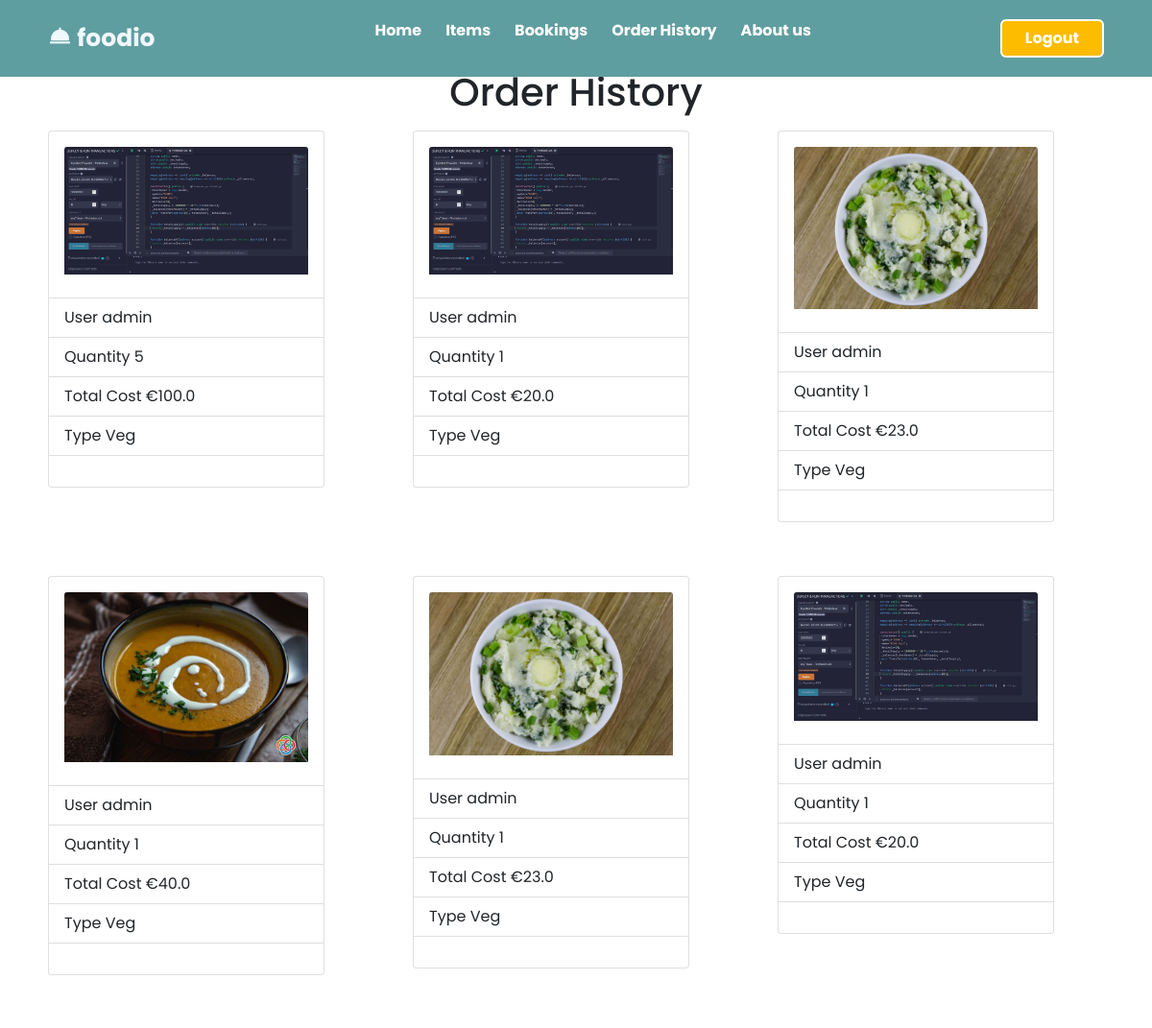
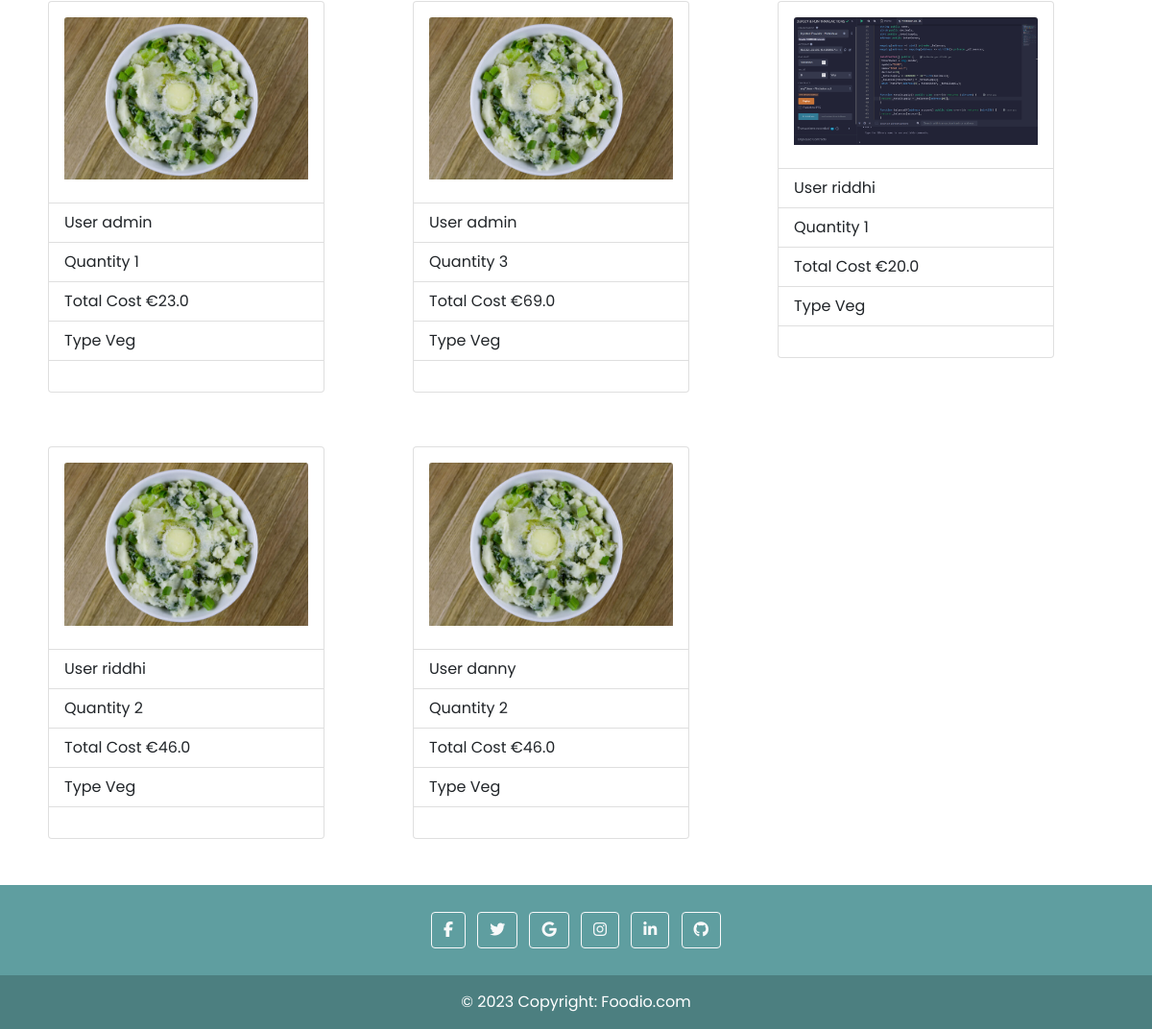
Screenshot of /bookings/orderhistory (signed in) with the database file from the repository (2 pictures, top to bottom).
### bookings/models.py (models this page shows, shortened)
class Bookorders(models.Model):
    user_id=models.ForeignKey(User,on_delete=models.CASCADE)
    item_id=models.ForeignKey(Items,on_delete=models.CASCADE)
    bookingdate= models.DateTimeField()
    quantity=models.IntegerField()
    total_cost=models.FloatField(null=True,blank=True)
    booking_status= models.BooleanField()

### items/models.py (models this page shows, shortened)
class Items(models.Model):
    item_name= models.CharField(max_length=100)
    item_price= models.IntegerField()
    item_description= models.CharField(max_length=100)
    item_isveg= models.BooleanField()
    item_img = models.ImageField(upload_to='static/photos/',default=None)

### bookings/views.py (the view)
# urls.py: path('orderhistory', views.order_history, name='orderhistory'),
@login_required
def order_history(request):
    if request.user.username == 'admin':
        data=Bookorders.objects.filter(booking_status=True)
    else:
        data=Bookorders.objects.filter(booking_status=True, user_id=request.user.id)
    return render(request , 'bookings/history.html',{'orders':data})

### templates/bookings/history.html (shortened to what this page needs)
{% extends 'base.html' %}
{% block body %}
{% load static %}
<div class="container">
    <h1 style=" text-align: center; ">Order History</h1>
    <div class="row row-cols-10 row-cols-md-3">
        {% for order in orders %}
        <div class="col mb-4">
            <div class="d-flex mb-3">
                <div class="p-2">
                    <div class="card" style="width: 18rem;">
                        <div class="card-body">
                            <img src="/{{ order.item_id.item_img }}" style="width: 100%;height: auto;"
                                class=" card-img-top" alt="{{ order.item_id.item_img }}">
                        </div>
                        <ul class="list-group list-group-flush">
                            <li class="list-group-item">User {{ order.user_id }}</li>
                            <li class="list-group-item">Quantity {{ order.quantity }}</li>
                            <li class="list-group-item">Total Cost €{{ order.total_cost }} </li>
                            <li class="list-group-item">Type
                                {% if order.item_id.item_isveg %}
                                {{ "Veg" }}
                                {% else %}
                                {{ "Non-Veg" }}
                                {% endif %}
                            </li>
                        </ul>
                        <div class="card-body">
                        </div>
                    </div>
                </div>
            </div>
        </div>
        {% endfor %}
    </div>
</div>
{% endblock %}

### static/css/style.css (style rules this page uses)
* { font-family: 'Poppins', sans-serif; margin:0; padding:0; box-sizing:border-box; }

### templates/includes/header.html (style rules this page uses)
* { font-family: 'Poppins', sans-serif; margin:0; padding:0; box-sizing:border-box; }

### rows the page displays
Bookorders: item_id.item_img (picture), user_id "admin", quantity "5", total_cost "100.0", value "Veg"
Bookorders: item_id.item_img (picture), user_id "admin", quantity "1", total_cost "20.0", value "Veg"
Bookorders: item_id.item_img (picture), user_id "admin", quantity "1", total_cost "23.0", value "Veg"
Bookorders: item_id.item_img (picture), user_id "admin", quantity "1", total_cost "40.0", value "Veg"
Bookorders: item_id.item_img (picture), user_id "admin", quantity "1", total_cost "23.0", value "Veg"
Bookorders: item_id.item_img (picture), user_id "admin", quantity "1", total_cost "20.0", value "Veg"
Bookorders: item_id.item_img (picture), user_id "admin", quantity "1", total_cost "23.0", value "Veg"
Bookorders: item_id.item_img (picture), user_id "admin", quantity "3", total_cost "69.0", value "Veg"
Bookorders: item_id.item_img (picture), user_id "riddhi", quantity "1", total_cost "20.0", value "Veg"
Bookorders: item_id.item_img (picture), user_id "riddhi", quantity "2", total_cost "46.0", value "Veg"
Bookorders: item_id.item_img (picture), user_id "danny", quantity "2", total_cost "46.0", value "Veg"
